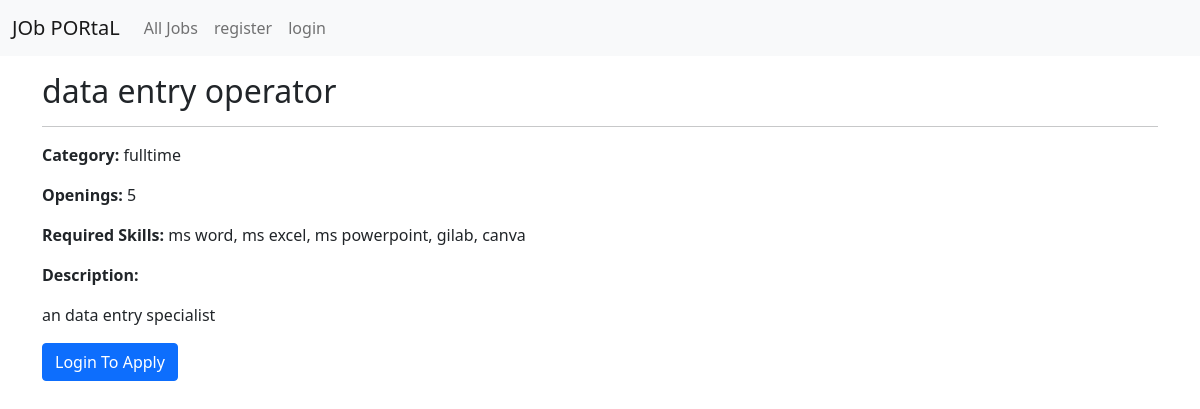
The page /job/4/ on the database its author committed.
### prac_app/models.py (models this page shows, shortened)
class Job(models.Model):
    CATEGORY = (
        ('remote', 'Remote'),
        ('fulltime', 'Full Time'),
        ('parttime', 'Part Time'),
        ('internship', 'Internship'),
    )
    recruiter = models.ForeignKey(
        RecruiterProfile,
        on_delete=models.CASCADE
    )
    title = models.CharField(max_length=300)
    number_of_openings = models.PositiveIntegerField()
    category = models.CharField(
        max_length=100,
        choices=CATEGORY
    )
    job_description = models.TextField()
    skills_set = models.TextField(
        help_text="Example: Python, Django, React"
    )
    created_at = models.DateTimeField(
        auto_now_add=True
    )
    updated_at = models.DateTimeField(
        auto_now=True
    )

### prac_app/views.py (the view)
# urls.py: path('job/<int:id>/',job_details,name='job_details'),
def job_details(request, id):
    job = get_object_or_404(Job, id=id)
    return render(
        request,
        'job/job-details.html',
        {
            'job': job
        }
    )

### prac_app/templates/job/job-details.html
{% extends 'master/base.html' %}
{% block content %}
<h2>{{ job.title }}</h2>
<hr>
<p>
    <strong>Category:</strong>
    {{ job.category }}
</p>
<p>
    <strong>Openings:</strong>
    {{ job.number_of_openings }}
</p>
<p>
    <strong>Required Skills:</strong>
    {{ job.skills_set }}
</p>
<p>
    <strong>Description:</strong>
</p>
<p>
    {{ job.job_description }}
</p>
{% if user.is_authenticated and user.user_type == 'jobseeker' %}
<form method="POST" action="{% url 'all_jobs' %}">
    {% csrf_token %}
    <input
        type="hidden"
        name="job_id"
        value="{{ job.id }}"
    >
    <button type="submit" class="btn btn-success">
        Apply Now
    </button>
</form>
{% else %}
<a
    href="{% url 'login_page' %}"
    class="btn btn-primary"
>
    Login To Apply
</a>
{% endif %}
{% endblock %}

### rows shown on the page
Job: title "data entry operator", category "fulltime", number_of_openings "5", skills_set "ms word, ms excel, ms powerpoint, gilab, canva", job_description "an data entry specialist"
